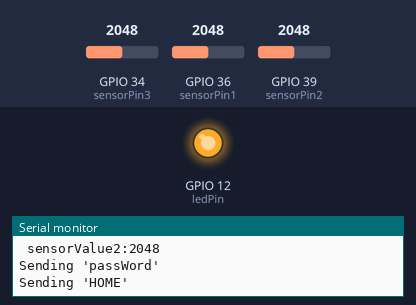
The sketch below on a simulated ESP32. On the bench: output pins drawn as LEDs (lit = HIGH), the last lines printed to the serial monitor. Dashed ring = blinking. The inputs (shaded band) are chosen by the test bench; at power-on: GPIO 39 (sensorPin2) = 2048, GPIO 36 (sensorPin1) = 2048, GPIO 34 (sensorPin3) = 2048. USB keyboard and mouse output is not drawn.

Above: at 3.1 s.
3.2 s: GPIO 39 (sensorPin2) set to 2269
4.7 s: GPIO 39 (sensorPin2) set to 2360
At 5.9 s:
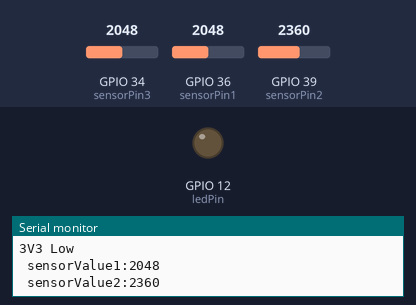
6.2 s: GPIO 39 (sensorPin2) set to 2840
At 6.48 s:
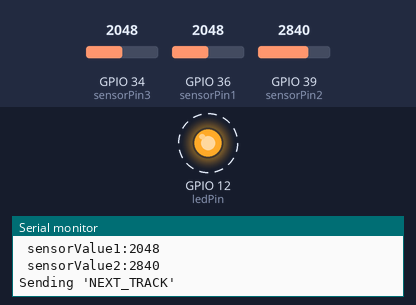
9.2 s: GPIO 36 (sensorPin1) set to 810
12.2 s: GPIO 36 (sensorPin1) set to 708
At 12.6 s:
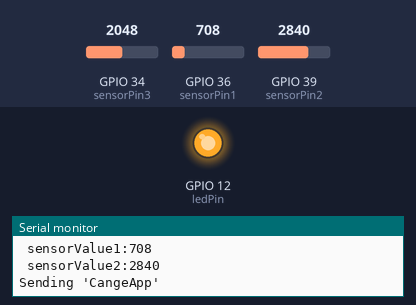
13.7 s: GPIO 36 (sensorPin1) set to 1228
At 14.11 s:
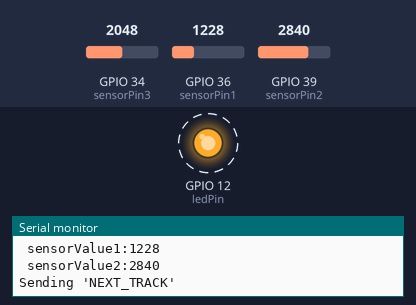
Timing chart, 0 to 17.7 s (numbered marks = the images above; inputs shaded):
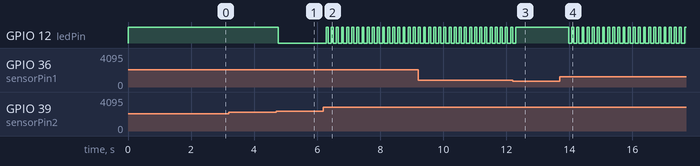

Measured:
- the behaviour switches between 2327 and 2328 on GPIO 39 (sensorPin2) (found by bisection; images 0 and 1)
- the behaviour switches between 770 and 769 on GPIO 36 (sensorPin1) (found by bisection; images 2 and 3)
- after the input at 3.2 s, every drawn part: stays the same
- after the input at 4.7 s, GPIO 12 (ledPin): HIGH → LOW after 0.07 s
- after the input at 6.2 s, GPIO 12 (ledPin): alternates HIGH for 0.06 s and LOW for 0.10 s, starting after 0.08 s
- after the input at 12.2 s, GPIO 12 (ledPin): goes on until 12.3 s, then stays HIGH
- after the input at 13.7 s, GPIO 12 (ledPin): alternates HIGH for 0.06 s and LOW for 0.10 s, starting after 0.28 s

The sketch:

stsw.ino
```cpp
#include <BleKeyboard.h>
BleKeyboard bleKeyboard;
int sensorPin1 = A0;    // select the input pin for the potentiometer
int sensorPin2 = A3;
int sensorPin3 = A6;
int ledPin = 12;      // select the pin for the LED
int sensorValue1 = 0;  // variable to store the value coming from the sensor
int sensorValue2 = 0;
int sensorValue3 = 0;
int pitch = 200;
int count = 0;
int setValue= 0;
int startFlg = 0 ;

void setup() {
  // declare the ledPin as an OUTPUT:
  pinMode(ledPin, OUTPUT);
  Serial.begin(115200);
  Serial.println("Starting BLE work!");
  bleKeyboard.begin();
}

void loop() {

  sensorValue3 = analogRead(sensorPin3);
  Serial.print(" sensorValue3:");
  Serial.println(sensorValue3);
  if(sensorValue3<2800){
    digitalWrite(ledPin, HIGH);
    //delay(50);
    sensorValue1=2640;
    Serial.println("3V3 Low");
  }


  if(bleKeyboard.isConnected()) {
    sensorValue1 = analogRead(sensorPin1);
    Serial.print(" sensorValue1:");
    Serial.println(sensorValue1);

    sensorValue2 = analogRead(sensorPin2);
    Serial.print(" sensorValue2:");
    Serial.println(sensorValue2);

    if(startFlg==0){
      delay(1500);
      sensorValue1 =1605;
      startFlg=startFlg+1;
    }

    //VOLUME_UP
    setValue=1080;
    if((sensorValue2>(setValue-pitch))&&(sensorValue2<(setValue+pitch))){
      digitalWrite(ledPin, HIGH);
      Serial.println("Sending 'VOLUME_UP'");
      bleKeyboard.press(KEY_MEDIA_VOLUME_UP);
      delay(10);
      bleKeyboard.release(KEY_MEDIA_VOLUME_UP);
      delay(100);
    }

    //VOLUME_DOWN
    setValue=1605;
    if((sensorValue2>(setValue-pitch))&&(sensorValue2<(setValue+pitch))){
      digitalWrite(ledPin, HIGH);
      Serial.println("Sending 'VOLUME_DOWN'");
      bleKeyboard.press(KEY_MEDIA_VOLUME_DOWN);
      delay(10);
      bleKeyboard.release(KEY_MEDIA_VOLUME_DOWN);
      delay(50);
    }

    //ログイン
    setValue=1605;
    if((sensorValue1>(setValue-pitch))&&(sensorValue1<(setValue+pitch))){
      digitalWrite(ledPin, HIGH);
      Serial.println("Sending 'passWord'");
      for (int i = 0; i < 6; i++)
      {
          bleKeyboard.write(KEY_BACKSPACE);
          delay(50);
      }
      bleKeyboard.print("249666");
      delay(500);
    }

    //CangeApp
    setValue=570;
    if((sensorValue1>(setValue-pitch))&&(sensorValue1<(setValue+pitch))){
      digitalWrite(ledPin, HIGH);
      Serial.println("Sending 'CangeApp'");
      bleKeyboard.press(KEY_LEFT_GUI);
      delay(10);
      bleKeyboard.press(KEY_TAB);
      while((sensorValue1>(setValue-pitch))&&(sensorValue1<(setValue+pitch))){
        sensorValue1 = analogRead(sensorPin1);
        delay(10);
      }
      bleKeyboard.release(KEY_TAB);
      delay(50);
      bleKeyboard.press(KEY_TAB);
      delay(50);
      bleKeyboard.release(KEY_TAB);
      delay(50);
      bleKeyboard.release(KEY_LEFT_GUI);
      delay(50);
    }


//    setValue=1200;
//    if((sensorValue1>(setValue-pitch))&&(sensorValue1<(setValue+pitch))){
//      digitalWrite(ledPin, HIGH);
//      Serial.println("Sending 'press cmd'");
//      while((sensorValue1>(setValue-pitch))&&(sensorValue1<(setValue+pitch))){
//        bleKeyboard.press(KEY_LEFT_GUI);
//        sensorValue1 = analogRead(sensorPin1);
//        delay(10);
//      }
//      bleKeyboard.release(KEY_LEFT_GUI);
//      delay(50);
//    }


//
//    setValue=1400;
//    if((sensorValue1>(setValue-pitch))&&(sensorValue1<(setValue+pitch))){
//      digitalWrite(ledPin, HIGH);
//      Serial.println("Sending 'press ctrl'");
//      while((sensorValue1>(setValue-pitch))&&(sensorValue1<(setValue+pitch))){
//        bleKeyboard.press(KEY_LEFT_GUI);
//        sensorValue1 = analogRead(sensorPin1);
//        delay(10);
//      }
//      bleKeyboard.release(KEY_LEFT_GUI);
//      delay(50);
//    }

    //NEXT_TRACK
    setValue=2645;
    if((sensorValue2>(setValue-pitch))&&(sensorValue2<(setValue+pitch))){
      digitalWrite(ledPin, HIGH);
      Serial.println("Sending 'NEXT_TRACK'");
      bleKeyboard.press(KEY_MEDIA_NEXT_TRACK);
      delay(10);
      bleKeyboard.release(KEY_MEDIA_NEXT_TRACK);
      delay(50);
    }

    //PREVIOUS_TRACK
    setValue=3235;
    if((sensorValue2>(setValue-pitch))&&(sensorValue2<(setValue+pitch))){
      digitalWrite(ledPin, HIGH);
      Serial.println("Sending 'PREVIOUS_TRACK'");
      bleKeyboard.press(KEY_MEDIA_PREVIOUS_TRACK);
      delay(10);
      bleKeyboard.release(KEY_MEDIA_PREVIOUS_TRACK);
      delay(50);
    }

    //HOME
    setValue=2128;
    if((sensorValue2>(setValue-pitch))&&(sensorValue2<(setValue+pitch))){
      digitalWrite(ledPin, HIGH);
      Serial.println("Sending 'HOME'");
      bleKeyboard.press(KEY_MEDIA_WWW_HOME);
      while((sensorValue2>(setValue-pitch))&&(sensorValue2<(setValue+pitch))){
        sensorValue2 = analogRead(sensorPin2);
        delay(10);
      }
      delay(10);
      bleKeyboard.release(KEY_MEDIA_WWW_HOME);
      delay(50);
    }


    //MONITER_LOCK Command+Ctrl+q
    setValue=2640;
    if((sensorValue1>(setValue-pitch))&&(sensorValue1<(setValue+pitch))){
      digitalWrite(ledPin, HIGH);
      Serial.println("Sending 'MONITER_LOCK'");
      bleKeyboard.press(KEY_LEFT_GUI);
      delay(10);
      bleKeyboard.press(KEY_LEFT_CTRL);
      delay(10);
      bleKeyboard.print("q");
      while((sensorValue1>(setValue-pitch))&&(sensorValue1<(setValue+pitch))){
        sensorValue1 = analogRead(sensorPin1);
        delay(10);
      }
      bleKeyboard.release(KEY_LEFT_CTRL);
      delay(10);
      bleKeyboard.release(KEY_LEFT_GUI);
      delay(50);
    }
//
//    //Command-Option-D  Dockの切り替え
//    setValue=2800;
//    if((sensorValue1>(setValue-pitch))&&(sensorValue1<(setValue+pitch))){
//      digitalWrite(ledPin, HIGH);
//      Serial.println("Sending 'changeDock'");
//
//
//      bleKeyboard.press(KEY_LEFT_GUI);
//      delay(10);
//      for (int i = 0; i < 3; i++)
//      {
//          bleKeyboard.press( KEY_LEFT_ARROW);
//          delay(100);
//          bleKeyboard.release(KEY_LEFT_ARROW);
//          delay(100);
//      }
//      bleKeyboard.release(KEY_LEFT_GUI);
//      delay(10);
//      bleKeyboard.press(KEY_LEFT_GUI);
//      delay(10);
//      bleKeyboard.press(KEY_LEFT_ALT);
//      delay(10);
//      bleKeyboard.print("d");
//      bleKeyboard.release(KEY_LEFT_ALT);
//      delay(10);
//      bleKeyboard.release(KEY_LEFT_GUI);
//      delay(10);
//      for (int i = 0; i < 10; i++)
//      {
//          bleKeyboard.press( KEY_LEFT_ARROW);
//          delay(10);
//          bleKeyboard.release(KEY_LEFT_ARROW);
//          delay(10);
//      }
//
//      delay(10);
//      for (int i = 0; i < count; i++){
//        Serial.println("Sending 'change'");
//        bleKeyboard.press(KEY_RIGHT_ARROW);
//        delay(10);
//        bleKeyboard.release(KEY_RIGHT_ARROW);
//        delay(10);
//      }
//      count=count+1;
//      if(count>2){
//        count=0;
//      }
//
//      bleKeyboard.press(KEY_RETURN );
//      delay(10);
//      bleKeyboard.release(KEY_RETURN);
//      delay(500);
//    }

    //PLAY_PAUSE
    setValue=575;
    if((sensorValue2>(setValue-pitch))&&(sensorValue2<(setValue+pitch))){
      digitalWrite(ledPin, HIGH);
      Serial.println("Sending 'PLAY_PAUSE'");
      bleKeyboard.press(KEY_MEDIA_PLAY_PAUSE);
      while((sensorValue2>(setValue-pitch))&&(sensorValue2<(setValue+pitch))){
        sensorValue2 = analogRead(sensorPin2);
        delay(10);
      }
      bleKeyboard.release(KEY_MEDIA_PLAY_PAUSE);
      delay(50);
    }


//    setValue=3000;
//    if((sensorValue1>(setValue-pitch))&&(sensorValue1<(setValue+pitch))){
//      digitalWrite(ledPin, HIGH);
//      Serial.println("Sending 'KEY_RIGHT_ARROW'");
//      bleKeyboard.press(KEY_RIGHT_ARROW);
//      while((sensorValue1>(setValue-pitch))&&(sensorValue1<(setValue+pitch))){
//        sensorValue1 = analogRead(sensorPin1);
//        delay(10);
//      }
//      bleKeyboard.release(KEY_RIGHT_ARROW);
//      delay(50);
//    }

//    setValue=3200;
//    if((sensorValue1>(setValue-pitch))&&(sensorValue1<(setValue+pitch))){
//      digitalWrite(ledPin, HIGH);
//      Serial.println("Sending 'googleMap'");
//      // ->home (Cmd + h)
//      bleKeyboard.press(KEY_LEFT_GUI);
//      delay(10);
//      bleKeyboard.print("h"); //文字を送信
//      delay(10);
//      bleKeyboard.release(KEY_LEFT_GUI);
//      delay(50);
//      // ->command (Cmd + Space)
//      bleKeyboard.press(KEY_LEFT_GUI);
//      delay(50);
//      bleKeyboard.print(" "); // space
//      delay(50);
//      bleKeyboard.release(KEY_LEFT_GUI);
//      delay(50);
//      // Erase the string with backspace
//      for (int i = 0; i < 10; i++)
//      {
//          bleKeyboard.write(KEY_BACKSPACE);
//          delay(50);
//      }
//      bleKeyboard.press(KEY_CAPS_LOCK);
//      delay(50);
//      bleKeyboard.release(KEY_CAPS_LOCK);
//      // input - "googleMap"
//      delay(500);
//      bleKeyboard.print("googlemap");
//      delay(50);
//      // input - "enter"
//      bleKeyboard.write(KEY_RETURN);
//      delay(50);
//    }


    digitalWrite(ledPin, LOW);
    delay(100);


  }


}
```
